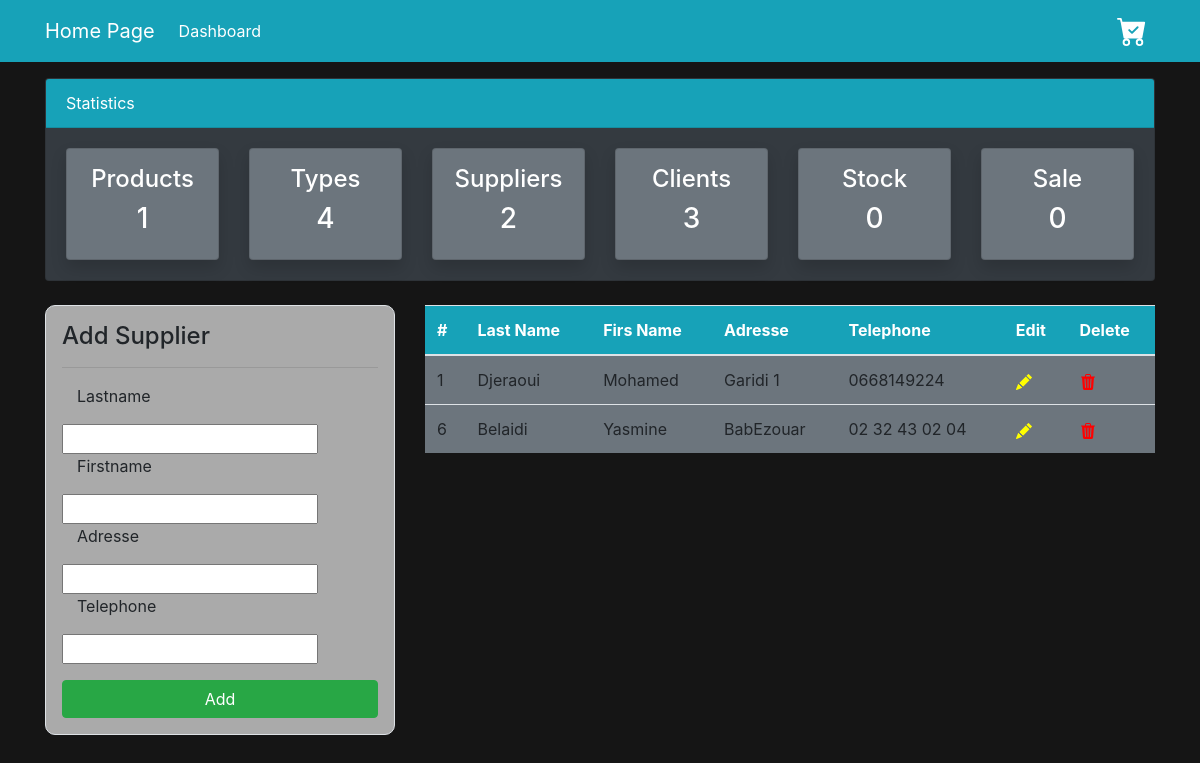
Screenshot of /list_Fournisseur/ with the database file from the repository.
### GestStockMagasin/models.py (models this page shows, shortened)
class Fournisseur(models.Model):
    CodeF = models.AutoField(primary_key=True)
    NomF = models.CharField(max_length=100,default="")
    PrenomF = models.CharField(max_length=100,default="")
    AdresseF = models.CharField(max_length=100,default="")
    TelephoneF = models.CharField(max_length=100,default="")

### GestStockMagasin/views.py (the view)
# urls.py: path('list_Fournisseur/', views.afficher_Fournisseur,name="dashboard-Fournisseur"),
def afficher_Fournisseur(request):
    prods = Produit.objects.all()
    prod_count = prods.count()
    item = VenteComptoir.objects.all()
    vente_count = item.count()
    fours = Fournisseur.objects.all()
    fours_count = fours.count()
    types = TypeProduit.objects.all()
    type_count = types.count()
    users = User.objects.all()
    user_count = users.count()
    stock = Stock.objects.all()
    stock_count = stock.count()
    Clients = Client.objects.all()
    client_count = Clients.count()
    if request.method == 'POST':
        form = FournisseurForm(request.POST)
        if form.is_valid():
            form.save()
            F_name = form.cleaned_data.get('NomF')
            messages.success(request,f'{F_name} has been added')
            return redirect("dashboard-Fournisseur")
    else:
        form = FournisseurForm()
    contexte = {
        'form' : form,
        'fournisseur' : fours,
        'P_count':prod_count,
        'F_count':fours_count,
        'C_count':client_count,
        'U_count': user_count,
        'V_count':vente_count,
        'T_count':type_count,
        'S_count':stock_count,
    }
    return render(request, "dashboard/Fournisseurs.html", contexte)

### GestStockMagasin/forms.py
class FournisseurForm(forms.ModelForm):
    class Meta:
        model = Fournisseur
        fields = "__all__"

### GestStockMagasin/templates/dashboard/Fournisseurs.html (shortened to what this page needs)
<!DOCTYPE html>
<html lang="en">
  <head>
    <link
      rel="stylesheet"
      href="https://cdn.jsdelivr.net/npm/bootstrap@4.6.2/dist/css/bootstrap.min.css"
    />
  </head>
  <body style="background-color: #151515">
    <nav class="navbar navbar-expand-lg navbar-info bg-info">
      <div class="container">
        <a class="navbar-brand text-white" href="{% url 'main-dashboard' %}"
          >Home Page</a
        >
        <div class="collapse navbar-collapse" id="navbarSupportedContent">
          <ul class="navbar-nav mr-auto">
            <li class="nav-item active">
              <a class="nav-link text-white" href="{% url 'main-dashboard' %}"
                >Dashboard <span class="sr-only">(current)</span></a
              >
            </li>
          </ul>
          <ul class="navbar-nav ml-auto">
            <li class="nav-item active">
              <a class="nav-link text-white" href="{% url 'main-dashboard' %}">
              </a>
            </li>
          </ul>
        </div>
      </div>
    </nav>
    <div class="container">
      <div class="row mt-3">
        <div class="col-md-12">
          <div class="card bg-dark">
            <div class="card-header text-white bg-info">Statistics</div>
            <div class="card-body">
              <div class="row">
                <div class="col-md-2">
                  <a
                    class="text-decoration-none text-white"
                    href="{% url 'dashboard-produits' %}"
                  >
                    <div
                      class="card my-card shadow text-center p-3 bg-secondary"
                    >
                      <h4>Products </h4>
                      <h3>{{ P_count }}</h3>
                    </div>
                  </a>
                </div>
                <div class="col-md-2">
                  <a
                    class="text-decoration-none text-white"
                    href="{% url 'dashboard-types' %}"
                  >
                    <div
                      class="card my-card shadow text-center p-3 bg-secondary"
                    >
                      <h4>Types </h4>
                      <h3>{{ T_count }}</h3>
                    </div>
                  </a>
                </div>
                <div class="col-md-2">
                  <a
                    class="text-decoration-none text-white"
                    href="{% url 'dashboard-Fournisseur' %}"
                  >
                    <div
                      class="card my-card shadow text-center p-3 bg-secondary"
                    >
                      <h4>Suppliers </h4>
                      <h3>{{ F_count }}</h3>
                    </div>
                  </a>
                </div>
                <div class="col-md-2">
                  <a
                    class="text-decoration-none text-white"
                    href="{% url 'dashboard-client' %}"
                  >
                    <div
                      class="card my-card shadow text-center p-3 bg-secondary"
                    >
                      <h4>Clients </h4>
                      <h3>{{ C_count }}</h3>
                    </div>
                  </a>
                </div>
                <div class="col-md-2">
                  <a
                    class="text-decoration-none text-white"
                    href="{% url 'dashboard-stock' %}"
                  >
                    <div
                      class="card my-card shadow text-center p-3 bg-secondary"
                    >
                      <h4>Stock </h4>
                      <h3>{{ S_count }}</h3>
                    </div>
                  </a>
                </div>
                <div class="col-md-2">
                  <a
                    class="text-decoration-none text-white"
                    href="{% url 'dashboard-vente' %}"
                  >
                    <div
                      class="card my-card shadow text-center p-3 bg-secondary"
                    >
                      <h4>Sale</h4>
                      <h3>{{ V_count }}</h3>
                    </div>
                  </a>
                </div>
              </div>
            </div>
          </div>
        </div>
      </div>
    </div>
    <div class="container">
      <div class="row my-4">
        <div class="col-md-4">
          <div
            class="border p-3"
            style="border-radius: 10px; background-color: #aaaaaa"
          >
            <h4>Add Supplier</h4>
            <hr />
            <form action="" method="POST">
              <div class="form-group">
                <div>
                  <label class="col-md-4 form-group" for="inputAddress"
                    >Lastname</label
                  >
                  {{ form.NomF }}
                </div>
                <div>
                  <label class="col-md-4 form-group" for="fname"
                    >Firstname</label
                  >
                  {{ form.PrenomF }}
                </div>
                <div>
                  <label class="col-md-4 form-group" for="fname">Adresse</label>
                  {{ form.AdresseF }}
                </div>
                <div>
                  <label class="col-md-4 form-group" for="fname"
                    >Telephone</label
                  >
                  {{ form.TelephoneF }}
                </div>
              </div>
              <input
                type="submit"
                value="Add"
                class="btn btn-success btn-block"
              />
            </form>
          </div>
        </div>
        <div class="col-md-8">
          <table class="table bg-secondary">
            <thead class="bg-info">
              <tr class="text-white">
                <th scope="col">#</th>
                <th scope="col">Last Name</th>
                <th scope="col">Firs Name</th>
                <th scope="col">Adresse</th>
                <th scope="col">Telephone</th>
                <th scope="col">Edit</th>
                <th scope="col">Delete</th>
              </tr>
            </thead>
            <tbody>
              {% for F in fournisseur %}
              <tr>
                <td class="text-black">{{ F.CodeF }}</td>
                <td class="text-black">{{ F.NomF }}</td>
                <td class="text-black">{{ F.PrenomF }}</td>
                <td class="text-black">{{ F.AdresseF }}</td>
                <td class="text-black">{{ F.TelephoneF }}</td>
                <td class="text-black">
                  <a href="{% url 'edit-fournisseur' F.CodeF %}">
                  </a>
                </td>
                <td class="text-black">
                  <a href="{% url 'delete-fournisseur' F.CodeF %}">
                  </a>
                </td>
              </tr>
              {% endfor %}
            </tbody>
          </table>
        </div>
      </div>
    </div>
  </body>
</html>

### rows the page displays
Fournisseur: CodeF "1", NomF "Djeraoui", PrenomF "Mohamed", AdresseF "Garidi 1", TelephoneF "0668149224"
Fournisseur: CodeF "6", NomF "Belaidi", PrenomF "Yasmine", AdresseF "BabEzouar", TelephoneF "02 32 43 02 04"

### other values shown
{{ P_count }} "1"
{{ T_count }} "4"
{{ F_count }} "2"
{{ C_count }} "3"
{{ S_count }} "0"
{{ V_count }} "0"
